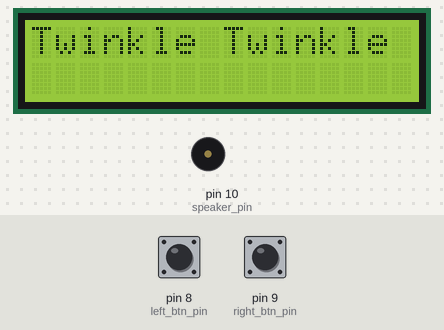
The sketch below on a simulated Arduino Uno, built with avr-gcc and run on an emulated ATmega328P. Shown: 16×2 character LCD, buzzer (waves = sounding). The inputs (shaded band) are chosen by the test bench; at power-on: pin 8 (left_btn_pin) HIGH, pin 9 (right_btn_pin) HIGH. What the sketch prints to the serial monitor is not drawn.

Above: at 2.2 s.
2.3 s: pin 8 (left_btn_pin) pulled LOW for 0.15 s
At 2.9 s:
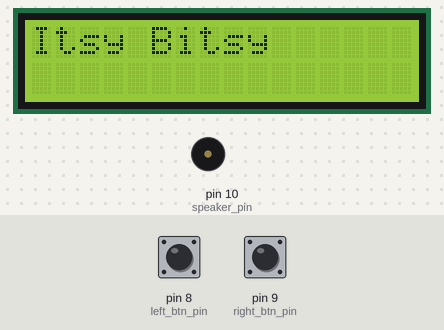
3.9 s: pin 9 (right_btn_pin) pulled LOW for 0.15 s
At 5.1 s:
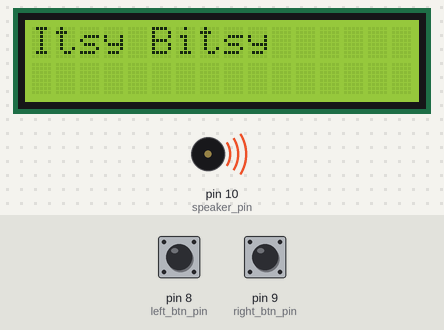
Timing chart, 0 to 10.3 s (numbered marks = the images above; inputs shaded):
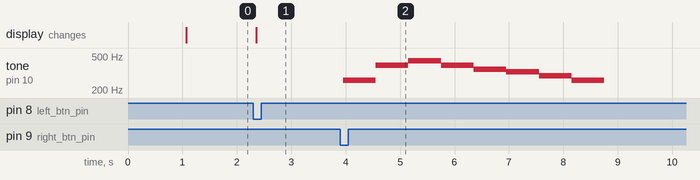

Measured:
- after the input at 2.3 s, the display: first changes after 0.06 s (image 1 shows a later state)
- after the input at 3.9 s, tone on pin 10 (speaker_pin): plays 261 Hz for 0.60 s, 392 Hz for 0.60 s, 440 Hz for 0.60 s, 392 Hz for 0.60 s, 349 Hz for 0.60 s, 329 Hz for 0.60 s … (8 notes in this stretch), starting after 0.05 s

The sketch:

jukebox.ino
```cpp
# include <LiquidCrystal.h>
#define C4 261.63
#define D4 293.66
#define E4 329.63
#define F4 349.23
#define G4 392.00
#define A4 440.00
#define B4 493.88
#define C5 523.25

const int speaker_pin = 10;

// Twinkle Twinkle Little Star
const int song_length_1 = 14;
double notes_1[] = {C4, C4, G4, G4, A4, A4, G4, F4, F4, E4, E4, D4, D4, C4};
int beats_1[] = {1, 1, 1, 1, 1, 1, 2, 1, 1, 1, 1, 1, 1, 2};
int tempo_1 = 300;
// Isty bisty spider
double notes_2[] = {C4, C4, G4, G4, A4, A4, G4, F4, F4, E4, E4, D4, D4, C4};
int beats_2[] = {1, 1, 1, 1, 1, 1, 2, 1, 1, 1, 1, 1, 1, 2};
int tempo_2 = 300;

const int left_btn_pin = 8;
const int right_btn_pin = 9;
int left_btn_prev = HIGH;
int right_btn_prev = HIGH;
unsigned long last_debounce_time = 0;
const int debounce_delay = 50;
int cursor_position = 0;
int left_btn_state = HIGH;
int right_btn_state = HIGH;
int song_counter = 0;
String song_name[2] = {"Twinkle Twinkle", "Itsy Bitsy"};
LiquidCrystal lcd(12, 11, 2, 3, 4, 5);

void setup() {
  pinMode(left_btn_pin, INPUT_PULLUP);
  pinMode(right_btn_pin, INPUT_PULLUP);
  pinMode(speaker_pin, OUTPUT);
  lcd.begin(16, 2);
  lcd.print("Juke box");
  delay(1000);
  Serial.begin(9600);
}

void loop() {
  int left_btn_read = digitalRead(left_btn_pin);
  int right_btn_read = digitalRead(right_btn_pin);
  lcd.setCursor(0,0);

  lcd.print(song_name[song_counter]);

  if ( left_btn_read != left_btn_prev || right_btn_read != right_btn_prev ) {
    last_debounce_time = millis();
  }

  if ( millis() > (last_debounce_time + debounce_delay) ) {
    if ( left_btn_read != left_btn_state ) {
      left_btn_state = left_btn_read;
      if ( left_btn_state == LOW ) {
        if (song_counter == 0){
          song_counter = 1;
          }
         else{
          song_counter = 0;
          }
          lcd.clear();
      }
    }
    if ( right_btn_read != right_btn_state ) {
      right_btn_state = right_btn_read;
      if ( right_btn_state == LOW ) {
        if (song_counter == 0){
          playSong(notes_1, beats_1, tempo_1, song_length_1);
          Serial.println("000");
          }
          else {
          playSong(notes_1, beats_1, tempo_1, song_length_1);
          Serial.println("111");
            }

      }
    }
  }
  left_btn_prev = left_btn_read;
  right_btn_prev = right_btn_read;

}

void playSong(double notes[], int beats[], int tempo, int song_length){
  // Play each note
  for (int i = 0; i < song_length; i++) {
    int duration = beats[i] * tempo;
    if ( notes[i] == 0 ) {
      delay(duration);
    } else {
      tone(speaker_pin, notes[i], duration);
      delay(duration);
    }
  }
  delay(tempo / 10);
}
```
